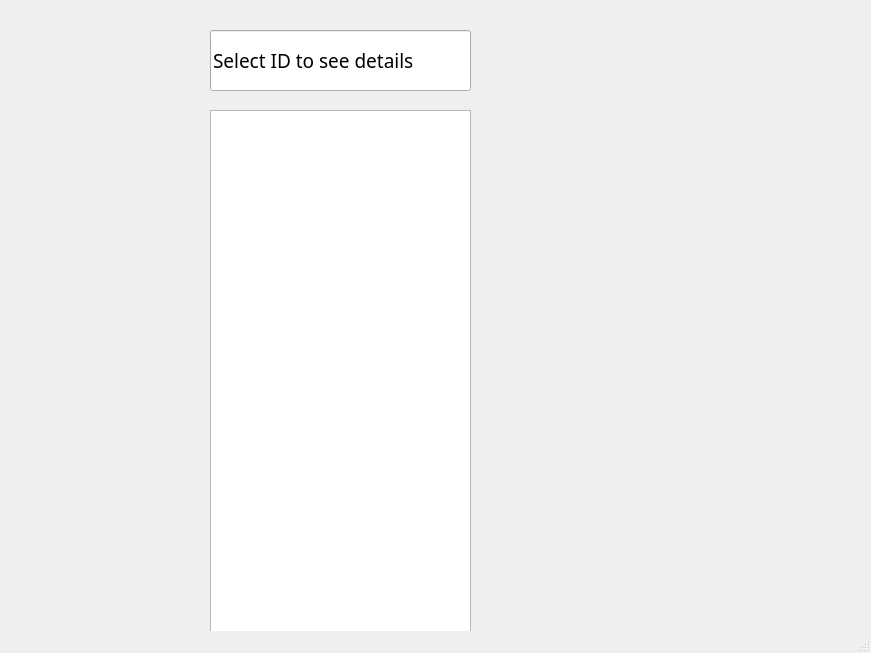
<?xml version="1.0" encoding="UTF-8"?>
<ui version="4.0">
 <class>Display</class>
 <widget class="QMainWindow" name="Display">
  <property name="geometry">
   <rect>
    <x>0</x>
    <y>0</y>
    <width>871</width>
    <height>653</height>
   </rect>
  </property>
  <property name="windowTitle">
   <string>Display</string>
  </property>
  <widget class="QWidget" name="centralwidget">
   <widget class="QLineEdit" name="lineEdit">
    <property name="geometry">
     <rect>
      <x>210</x>
      <y>30</y>
      <width>261</width>
      <height>61</height>
     </rect>
    </property>
    <property name="font">
     <font>
      <family>Sitka</family>
      <pointsize>14</pointsize>
     </font>
    </property>
    <property name="text">
     <string>Select ID to see details</string>
    </property>
   </widget>
   <widget class="QListWidget" name="listWidget">
    <property name="geometry">
     <rect>
      <x>210</x>
      <y>110</y>
      <width>261</width>
      <height>531</height>
     </rect>
    </property>
    <property name="itemAlignment">
     <set>Qt::AlignmentFlag::AlignHCenter</set>
    </property>
    <property name="currentRow">
     <number>-1</number>
    </property>
    <property name="sortingEnabled">
     <bool>false</bool>
    </property>
   </widget>
  </widget>
  <widget class="QMenuBar" name="menubar">
   <property name="geometry">
    <rect>
     <x>0</x>
     <y>0</y>
     <width>871</width>
     <height>33</height>
    </rect>
   </property>
  </widget>
  <widget class="QStatusBar" name="statusbar"/>
 </widget>
 <resources/>
 <connections>
  <connection>
   <sender>listWidget</sender>
   <signal>itemSelectionChanged()</signal>
   <receiver>listWidget</receiver>
   <slot>show()</slot>
   <hints>
    <hint type="sourcelabel">
     <x>470</x>
     <y>304</y>
    </hint>
    <hint type="destinationlabel">
     <x>465</x>
     <y>267</y>
    </hint>
   </hints>
  </connection>
 </connections>
</ui>
